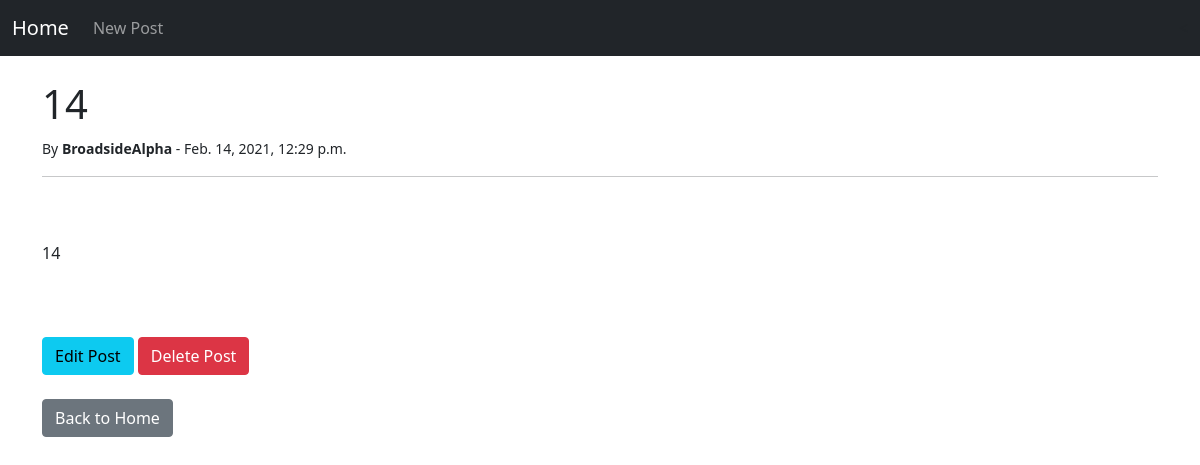
The page /article/38/ on the database its author committed.
### blog/models.py (models this page shows, shortened)
class Post(models.Model):
    title = models.CharField(max_length=255)
    author = models.ForeignKey(User, on_delete=models.CASCADE)
    body = models.TextField()
    title_tag = models.CharField(max_length=255)
    date_created = models.DateTimeField(auto_now_add=True)

### blog/views.py (the view)
# urls.py: path('article/<int:pk>/', ArticleDetailView.as_view(), name="article-detail"),
class ArticleDetailView(DetailView):
    model = Post
    template_name = 'blog/article_details.html'

### blog/templates/blog/article_details.html (shortened to what this page needs)
{% extends 'blog/base.html' %}
{% block content %}
<h1>{{post.title}}</h1>
<small>
    By <strong>{{post.author}}</strong> -
    {{post.date_created}}
</small>
<hr>
<br><br>
{{post.body}}
<br><br><br>
<br>
<a class="btn btn-info" href="{% url 'update_post' post.pk %}">Edit Post</a>
<a class="btn btn-danger" href="{% url 'delete_post' post.pk %}">Delete Post</a>
<br> <br>
<a href="{% url 'home' %}" class="btn btn-secondary">Back to Home</a>
{% endblock  %}

### rows shown on the page
Post: title "14", author "BroadsideAlpha", date_created "Feb. 14, 2021, 12:29 p.m.", body "14"
